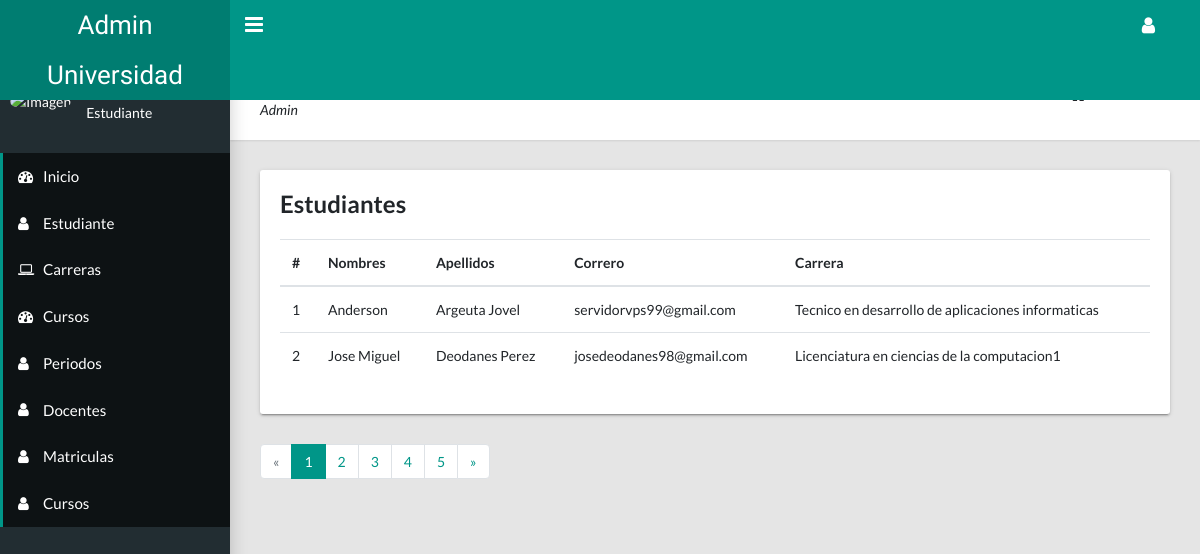
The app's page /?option=user (signed in) with its own data.
### tables this page shows
CREATE TABLE `estudiante` (
  `carnet` varchar(50) NOT NULL,
  `nombres` varchar(50) NOT NULL,
  `apellidos` varchar(50) NOT NULL,
  `email` varchar(50) NOT NULL,
  `clave` varchar(100) NOT NULL,
  `genero` char(50) NOT NULL,
  `direccion` text NOT NULL,
  `fecha_nacimiento` date NOT NULL,
  `id_carrera` int(30) NOT NULL,
  `id_rol` int(30) NOT NULL
);

CREATE TABLE `carreras` (
  `id` int(11) NOT NULL,
  `duracion` int(11) NOT NULL,
  `nombre` varchar(50) NOT NULL,
  `pensum` varchar(56) NOT NULL,
  `id_facultad` int(30) NOT NULL
);

### procesos/general_crud.php (called while the page is built, shortened)
<?php
    function select_data($query){
        $con = get_conexion();
        $result = $con->query($query);
        return $result->fetchAll(PDO::FETCH_ASSOC);
    }
?>

### procesos/mostrar-datos.php (called while the page is built, shortened)
<?php
    include_once "./procesos/general_crud.php";
    $query = "SELECT * FROM estudiante INNER JOIN carreras ON estudiante.id_carrera=carreras.id";
    $result = select_data($query);
    $query = "SELECT docente.id,docente.nombres,docente.apellidos,docente.email,rol.nombre,docente.estado,docente.foto,rol.id as rol FROM `docente` INNER JOIN rol ON docente.id_rol=rol.id";
    $tabla_docente = select_data($query);
?>

### views/table_students.php (the view)
<?php
  include_once "./procesos/mostrar-datos.php";
?>
    <main class="app-content">
      <div class="app-title">
        <div>
          <h1><i class="fa fa-dashboard"></i> Gestionar estudiantes</h1>
          <p>Admin</p>
        </div>
        <ul class="app-breadcrumb breadcrumb">
          <li class="breadcrumb-item"><i class="fa fa-home fa-lg"></i></li>
          <li class="breadcrumb-item"><a href="#">Dashboard</a></li>
        </ul>
      </div>
      <div class="row">
        <div class="col-md-12">
            <div class="tile">
              <h3 class="tile-title">Estudiantes</h3>
              <table class="table table-hover table-responsive-sm">
                <thead>
                  <tr>
                    <th>#</th>
                    <th>Nombres</th>
                    <th>Apellidos</th>
                    <th>Correro</th>
                    <th>Carrera</th>
                  </tr>
                </thead>
                <tbody>
                <?php $cont=0; foreach($result AS $data): ?>
                  <tr>
                    <td><?php echo $cont +=1 ?></td>
                    <td><?php echo $data['nombres'] ?></td>
                    <td><?php echo $data['apellidos'] ?></td>
                    <td><?php echo $data['email'] ?></td>
                    <td><?php echo $data['nombre'] ?></td>
                  </tr>
                  <?php endforeach ?>
                </tbody>
              </table>
            </div>
          </div>
      </div>
      <div>
        <ul class="pagination">
          <li class="page-item disabled"><a class="page-link" href="#">«</a></li>
          <li class="page-item active"><a class="page-link" href="#">1</a></li>
          <li class="page-item"><a class="page-link" href="#">2</a></li>
          <li class="page-item"><a class="page-link" href="#">3</a></li>
          <li class="page-item"><a class="page-link" href="#">4</a></li>
          <li class="page-item"><a class="page-link" href="#">5</a></li>
          <li class="page-item"><a class="page-link" href="#">»</a></li>
        </ul>
      </div>
    </main>

### views/template/header.php (shortened to what this page needs)
<!DOCTYPE html>
<html lang="en">
  <head><base href="./">
    <link rel="stylesheet" type="text/css" href="public/css/main.css">
    <link rel="stylesheet" href="//cdn.jsdelivr.net/npm/alertifyjs@1.13.1/build/css/alertify.min.css"/>
    <link rel="stylesheet" type="text/css" href="https://maxcdn.bootstrapcdn.com/font-awesome/4.7.0/css/font-awesome.min.css">
  </head>
  <body class="app sidebar-mini">
    <header class="app-header"><a class="app-header__logo" href="index.html">Admin Universidad</a>
      <a class="app-sidebar__toggle" href="#" data-toggle="sidebar" aria-label="Hide Sidebar"></a>
      <ul class="app-nav">
        <li class="dropdown"><a class="app-nav__item" href="#" data-toggle="dropdown" aria-label="Open Profile Menu"><i class="fa fa-user fa-lg"></i></a>
        </li>
      </ul>
    </header>
    <aside class="app-sidebar">
      <div class="app-sidebar__user"><img class="app-sidebar__user-avatar" src="https://s3.amazonaws.com/uifaces/faces/twitter/jsa/48.jpg" alt="Imagen">
        <div>
          <p class="app-sidebar__user-name">Nombre</p>
          <p class="app-sidebar__user-designation">Estudiante</p>
        </div>
      </div>
      <ul class="app-menu">
        <li><a class="app-menu__item active" href="index.php"><i class="app-menu__icon fa fa-dashboard"></i><span class="app-menu__label">Inicio</span></a></li>
        <?php if(isset($_SESSION['admin']) || isset($_SESSION['docente'])):?>
        <li><a class="app-menu__item active" href="?option=user"><i class="app-menu__icon fa fa-user"></i><span class="app-menu__label">Estudiante</span></a></li>
        <?php endif ?>
        <?php if(isset($_SESSION['admin'])):?>
          <li><a class="app-menu__item active" href="?option=carrera"><i class="app-menu__icon fa fa-laptop"></i><span class="app-menu__label">Carreras</span></a></li>
        <?php endif ?>
        <?php if(isset($_SESSION['docente'])):?>
        <li><a class="app-menu__item active" href="?option=cursos"><i class="app-menu__icon fa fa-dashboard"></i><span class="app-menu__label">Cursos</span></a></li>
        <?php endif ?>
        <?php if(isset($_SESSION['admin'])):?>
        <li><a class="app-menu__item active" href="?option=periodos"><i class="app-menu__icon fa fa-user"></i><span class="app-menu__label">Periodos</span></a></li>
        <li><a class="app-menu__item active" href="?option=docente"><i class="app-menu__icon fa fa-user"></i><span class="app-menu__label">Docentes</span></a></li>
        <?php endif ?>
        <?php if(isset($_SESSION['estudiante'])): ?>
        <li><a class="app-menu__item active" href="?option=matricula"><i class="app-menu__icon fa fa-user"></i><span class="app-menu__label">Matriculas</span></a></li>
        <li><a class="app-menu__item active" href="?option=inscribirse"><i class="app-menu__icon fa fa-user"></i><span class="app-menu__label">Cursos</span></a></li>
        <?php endif; ?>
      </ul>
    </aside>

### index.php (shortened to what this page needs)
<?php
    include_once "views/template/header.php";
?>
    <?php
        $option = isset($_GET['option']) ? $_GET['option'] : '';
    if($option == 'user'){
        include_once "views/table_students.php";
    }elseif($option == 'carrera'){
        include_once "views/career.php";
    }elseif($option == 'cursos'){
        include_once "views/course.php";
    }elseif($option == 'periodos'){
        include_once "views/add_periodo.php";
    }elseif($option == 'docente'){
        include_once "views/table_teacher.php";
    }elseif($option == 'matricula'){
        include_once "views/matricula_user.php";
    }elseif($option == 'inscribirse'){
        include_once "views/add_course.php";
    }elseif($option == 'perfil'){
        include_once "views/perfil_user.php";
    }elseif($option == 'edit_docente'){
        include_once "./views/edit_docente.php";
    }else{
        include_once "views/dashboard.php";
    }
    ?>
<?php
    include_once "views/template/footer.php";
?>

### views/template/footer.php (shortened to what this page needs)
  </body>
</html>

### records on screen
estudiante: cont "1", nombres "Anderson", apellidos "Argeuta Jovel", email "servidorvps99@gmail.com", id_carrera.nombre "Tecnico en desarrollo de aplicaciones informaticas"
estudiante: cont "2", nombres "Jose Miguel", apellidos "Deodanes Perez", email "josedeodanes98@gmail.com", id_carrera.nombre "Licenciatura en ciencias de la computacion1"
